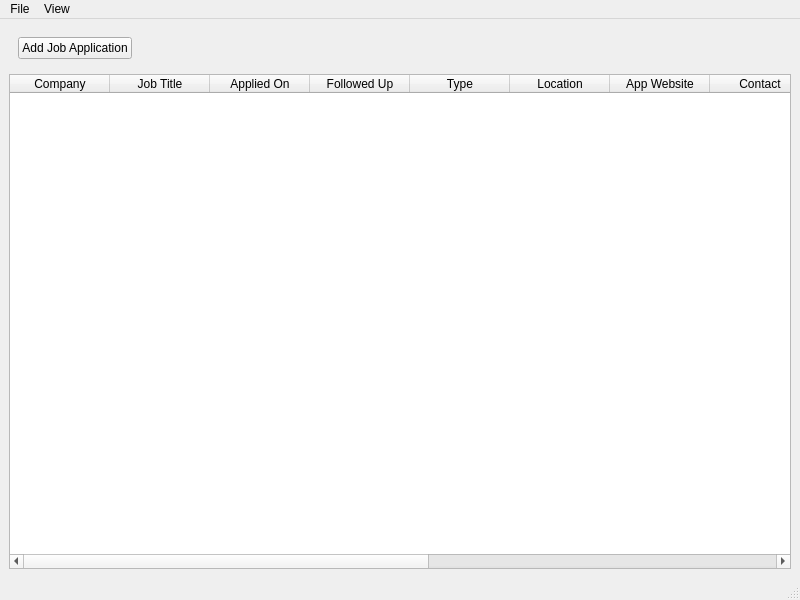
<?xml version="1.0" encoding="UTF-8"?>
<ui version="4.0">
 <class>JobAppTrackerMainWindow</class>
 <widget class="QMainWindow" name="JobAppTrackerMainWindow">
  <property name="geometry">
   <rect>
    <x>0</x>
    <y>0</y>
    <width>800</width>
    <height>600</height>
   </rect>
  </property>
  <property name="windowTitle">
   <string>Job Application Tracker</string>
  </property>
  <widget class="QWidget" name="centralwidget">
   <layout class="QVBoxLayout" name="verticalLayout">
    <item>
     <widget class="QWidget" name="widget" native="true">
      <layout class="QHBoxLayout" name="horizontalLayout">
       <item>
        <widget class="QPushButton" name="addAppButton">
         <property name="text">
          <string>Add Job Application</string>
         </property>
        </widget>
       </item>
       <item>
        <spacer name="horizontalSpacer">
         <property name="orientation">
          <enum>Qt::Horizontal</enum>
         </property>
         <property name="sizeHint" stdset="0">
          <size>
           <width>40</width>
           <height>20</height>
          </size>
         </property>
        </spacer>
       </item>
      </layout>
     </widget>
    </item>
    <item>
     <widget class="QTableWidget" name="appTableWidget">
      <property name="editTriggers">
       <set>QAbstractItemView::NoEditTriggers</set>
      </property>
      <attribute name="horizontalHeaderMinimumSectionSize">
       <number>50</number>
      </attribute>
      <column>
       <property name="text">
        <string>Company</string>
       </property>
      </column>
      <column>
       <property name="text">
        <string>Job Title</string>
       </property>
      </column>
      <column>
       <property name="text">
        <string>Applied On</string>
       </property>
      </column>
      <column>
       <property name="text">
        <string>Followed Up</string>
       </property>
      </column>
      <column>
       <property name="text">
        <string>Type</string>
       </property>
      </column>
      <column>
       <property name="text">
        <string>Location</string>
       </property>
      </column>
      <column>
       <property name="text">
        <string>App Website</string>
       </property>
      </column>
      <column>
       <property name="text">
        <string>Contact</string>
       </property>
      </column>
      <column>
       <property name="text">
        <string>Materials Sent</string>
       </property>
      </column>
      <column>
       <property name="text">
        <string>Salary</string>
       </property>
      </column>
      <column>
       <property name="text">
        <string>Status</string>
       </property>
      </column>
      <column>
       <property name="text">
        <string>Comment</string>
       </property>
      </column>
      <column>
       <property name="text">
        <string>Days Pending</string>
       </property>
      </column>
     </widget>
    </item>
   </layout>
  </widget>
  <widget class="QMenuBar" name="menubar">
   <property name="geometry">
    <rect>
     <x>0</x>
     <y>0</y>
     <width>800</width>
     <height>21</height>
    </rect>
   </property>
   <widget class="QMenu" name="menuFile">
    <property name="title">
     <string>File</string>
    </property>
    <addaction name="actionNew"/>
    <addaction name="actionOpen"/>
   </widget>
   <widget class="QMenu" name="menuView">
    <property name="title">
     <string>View</string>
    </property>
    <addaction name="actionInactive_Applications"/>
    <addaction name="actionDays_Since_Application"/>
    <addaction name="separator"/>
    <addaction name="actionStatistics_2"/>
   </widget>
   <addaction name="menuFile"/>
   <addaction name="menuView"/>
  </widget>
  <widget class="QStatusBar" name="statusbar"/>
  <action name="actionNew">
   <property name="text">
    <string>New</string>
   </property>
  </action>
  <action name="actionOpen">
   <property name="text">
    <string>Open</string>
   </property>
  </action>
  <action name="actionStatistics">
   <property name="text">
    <string>Statistics</string>
   </property>
  </action>
  <action name="actionInactive_Applications">
   <property name="checkable">
    <bool>true</bool>
   </property>
   <property name="checked">
    <bool>true</bool>
   </property>
   <property name="text">
    <string>Inactive Applications</string>
   </property>
  </action>
  <action name="actionStatistics_2">
   <property name="text">
    <string>Statistics</string>
   </property>
  </action>
  <action name="actionDays_Since_Application">
   <property name="checkable">
    <bool>true</bool>
   </property>
   <property name="checked">
    <bool>true</bool>
   </property>
   <property name="text">
    <string>Days Since Application</string>
   </property>
  </action>
 </widget>
 <resources/>
 <connections/>
</ui>
